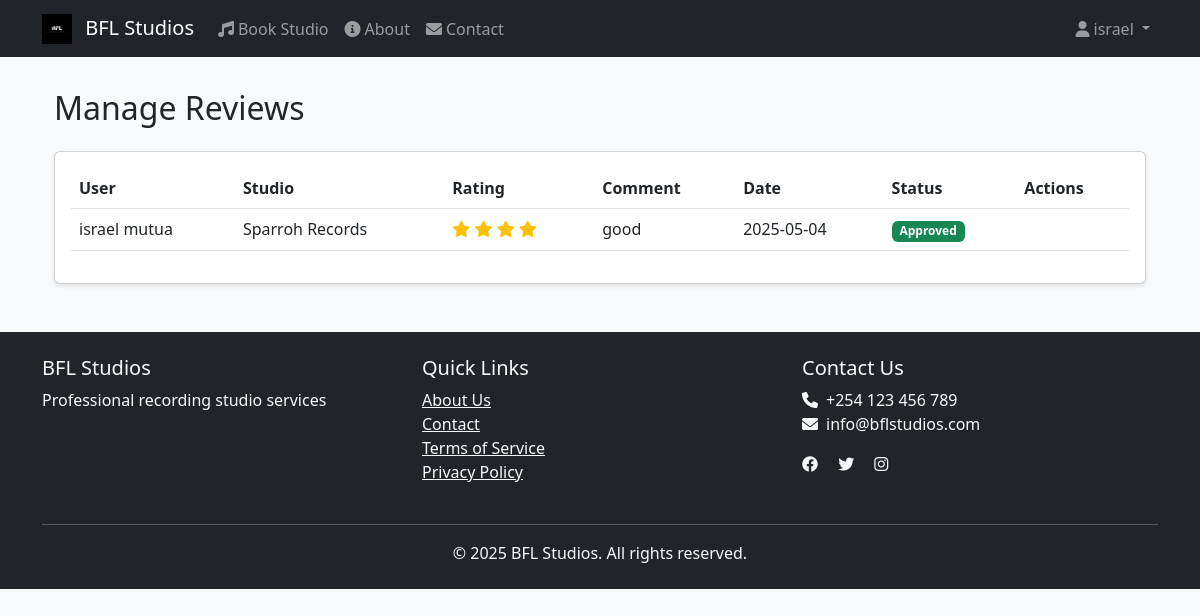
Screenshot of /admin/reviews (signed in) with the database file from the repository.
### app/models/user.py (models this page shows, shortened)
class User(UserMixin, db.Model):
    id = db.Column(db.Integer, primary_key=True)
    email = db.Column(db.String(120), unique=True, nullable=False)
    password_hash = db.Column(db.String(255))
    first_name = db.Column(db.String(50))
    last_name = db.Column(db.String(50))
    phone = db.Column(db.String(20))
    profile_picture = db.Column(db.String(255))
    is_verified = db.Column(db.Boolean, default=False)
    two_factor_enabled = db.Column(db.Boolean, default=False)
    role = db.Column(db.String(20), default='user')
    created_at = db.Column(db.DateTime, default=datetime.utcnow)
    is_admin = db.Column(db.Boolean, default=False)

### app/models/review.py (models this page shows)
class Review(db.Model):
    id = db.Column(db.Integer, primary_key=True)
    booking_id = db.Column(db.Integer, db.ForeignKey('booking.id'), nullable=False)
    user_id = db.Column(db.Integer, db.ForeignKey('user.id'), nullable=False)
    rating = db.Column(db.Integer, nullable=False)
    comment = db.Column(db.Text)
    created_at = db.Column(db.DateTime, default=datetime.utcnow)
    is_approved = db.Column(db.Boolean, default=False)
    booking = db.relationship('Booking', backref='review')
    user = db.relationship('User', backref='reviews')

### app/models/studio.py (models this page shows)
class Studio(db.Model):
    id = db.Column(db.Integer, primary_key=True)
    name = db.Column(db.String(100))
    hourly_rate = db.Column(db.Float)
    half_day_rate = db.Column(db.Float)
    full_day_rate = db.Column(db.Float)
    description = db.Column(db.Text)
    equipment = db.Column(db.Text)
    is_available = db.Column(db.Boolean, default=True)

### app/routes/admin.py (the view)
@bp.route('/reviews')
@login_required
@admin_required
def manage_reviews():
    reviews = Review.query.order_by(Review.created_at.desc()).all()
    return render_template('admin/reviews.html', reviews=reviews)

### app/__init__.py (called while the page is built)
@login_manager.user_loader
def load_user(user_id):
    from app.models import User
    return User.query.get(int(user_id))

def create_app():
    app = Flask(__name__)
    app.config.from_object(Config)
    @app.context_processor
    def utility_processor():
        return {
            'current_year': datetime.now().year
        }
    db.init_app(app)
    login_manager.init_app(app)
    mail.init_app(app)
    migrate.init_app(app, db)
    login_manager.login_view = 'auth.login'
    login_manager.login_message_category = 'info'
    from .routes import auth, booking, admin, user,main,payment
    app.register_blueprint(main.bp)
    app.register_blueprint(auth.bp)
    app.register_blueprint(booking.bp)
    app.register_blueprint(admin.bp)
    app.register_blueprint(payment.bp)
    app.register_blueprint(user.bp)
    return app

### app/routes/admin.py (called while the page is built)
def admin_required(f):
    @wraps(f)
    def decorated_function(*args, **kwargs):
        if not current_user.is_authenticated or current_user.role != 'admin':
            flash('You do not have permission to access this page.', 'danger')
            return redirect(url_for('main.index'))
        return f(*args, **kwargs)
    return decorated_function

### app/templates/admin/reviews.html (shortened to what this page needs)
{% extends "base.html" %}
{% block content %}
<div class="container">
    <h2 class="mb-4">Manage Reviews</h2>
    <div class="card">
        <div class="card-body">
            <div class="table-responsive">
                <table class="table">
                    <thead>
                        <tr>
                            <th>User</th>
                            <th>Studio</th>
                            <th>Rating</th>
                            <th>Comment</th>
                            <th>Date</th>
                            <th>Status</th>
                            <th>Actions</th>
                        </tr>
                    </thead>
                    <tbody>
                        {% for review in reviews %}
                        <tr>
                            <td>{{ review.user.first_name }} {{ review.user.last_name }}</td>
                            <td>{{ review.booking.studio.name }}</td>
                            <td>
                                {% for i in range(review.rating) %}
                                <i class="fas fa-star text-warning"></i>
                                {% endfor %}
                            </td>
                            <td>{{ review.comment }}</td>
                            <td>{{ review.created_at.strftime('%Y-%m-%d') }}</td>
                            <td>
                                {% if review.is_approved %}
                                <span class="badge bg-success">Approved</span>
                                {% else %}
                                <span class="badge bg-warning">Pending</span>
                                {% endif %}
                            </td>
                            <td>
                            </td>
                        </tr>
                        {% endfor %}
                    </tbody>
                </table>
            </div>
        </div>
    </div>
</div>
{% endblock %}

### app/templates/base.html (shortened to what this page needs)
<!DOCTYPE html>
<html lang="en">
<head>
    <link href="https://cdn.jsdelivr.net/npm/bootstrap@5.3.0/dist/css/bootstrap.min.css" rel="stylesheet">
    <link href="https://cdnjs.cloudflare.com/ajax/libs/font-awesome/6.0.0/css/all.min.css" rel="stylesheet">
    <link rel="stylesheet" href="{{ url_for('static', filename='css/style.css') }}">
</head>
<body>
    <nav class="navbar navbar-expand-lg navbar-dark bg-dark">
        <div class="container">
            <a class="navbar-brand" href="{{ url_for('main.index') }}">
                <img src="{{ url_for('static', filename='images/logo.png') }}" alt="BFL Studios" height="30" class="d-inline-block align-text-top me-2">
                BFL Studios
            </a>
            <div class="collapse navbar-collapse" id="navbarNav">
                <ul class="navbar-nav me-auto">
                    <li class="nav-item">
                        <a class="nav-link" href="{{ url_for('booking.studios') }}">
                            <i class="fas fa-music me-1"></i>Book Studio
                        </a>
                    </li>
                    <li class="nav-item">
                        <a class="nav-link" href="{{ url_for('main.about') }}">
                            <i class="fas fa-info-circle me-1"></i>About
                        </a>
                    </li>
                    <li class="nav-item">
                        <a class="nav-link" href="{{ url_for('main.contact') }}">
                            <i class="fas fa-envelope me-1"></i>Contact
                        </a>
                    </li>
                </ul>
                <ul class="navbar-nav">
                    {% if current_user.is_authenticated %}
                        <li class="nav-item dropdown">
                            <a class="nav-link dropdown-toggle" href="#" id="userDropdown" role="button" data-bs-toggle="dropdown">
                                <i class="fas fa-user me-1"></i>{{ current_user.first_name }}
                            </a>
                        </li>
                    {% endif %}
                </ul>
            </div>
        </div>
    </nav>
    <main class="container mt-4">
        {% block content %}{% endblock %}
    </main>
    <footer class="bg-dark text-light mt-5 py-4">
        <div class="container">
            <div class="row">
                <div class="col-md-4">
                    <h5>BFL Studios</h5>
                    <p>Professional recording studio services</p>
                </div>
                <div class="col-md-4">
                    <h5>Quick Links</h5>
                    <ul class="list-unstyled">
                        <li><a href="{{ url_for('main.about') }}" class="text-light">About Us</a></li>
                        <li><a href="{{ url_for('main.contact') }}" class="text-light">Contact</a></li>
                        <li><a href="{{ url_for('main.about') }}" class="text-light">Terms of Service</a></li>
                        <li><a href="{{ url_for('main.contact') }}" class="text-light">Privacy Policy</a></li>
                    </ul>
                </div>
                <div class="col-md-4">
                    <h5>Contact Us</h5>
                    <p>
                        <i class="fas fa-phone me-2"></i>+254 123 456 789<br>
                        <i class="fas fa-envelope me-2"></i>info@bflstudios.com
                    </p>
                    <div class="social-links">
                        <a href="#" class="text-light me-3"><i class="fab fa-facebook"></i></a>
                        <a href="#" class="text-light me-3"><i class="fab fa-twitter"></i></a>
                        <a href="#" class="text-light me-3"><i class="fab fa-instagram"></i></a>
                    </div>
                </div>
            </div>
            <hr class="mt-4">
            <div class="text-center">
                <p class="mb-0">&copy; {{  current_year }} BFL Studios. All rights reserved.</p>
            </div>
        </div>
    </footer>
</body>
</html>

### app/static/css/style.css (style rules this page uses)
body { background-color: #f8f9fa; }
.navbar { margin-bottom: 2rem; }
.card { box-shadow: 0 2px 4px rgba(0,0,0,0.1); margin-bottom: 1.5rem; }

### rows the page displays
User: first_name "israel"
Review: user.first_name "israel", user.last_name "mutua", booking.studio.name "Sparroh Records", rating 4 (drawn), comment "good", created_at "2025-05-04", is_approved "Approved"
